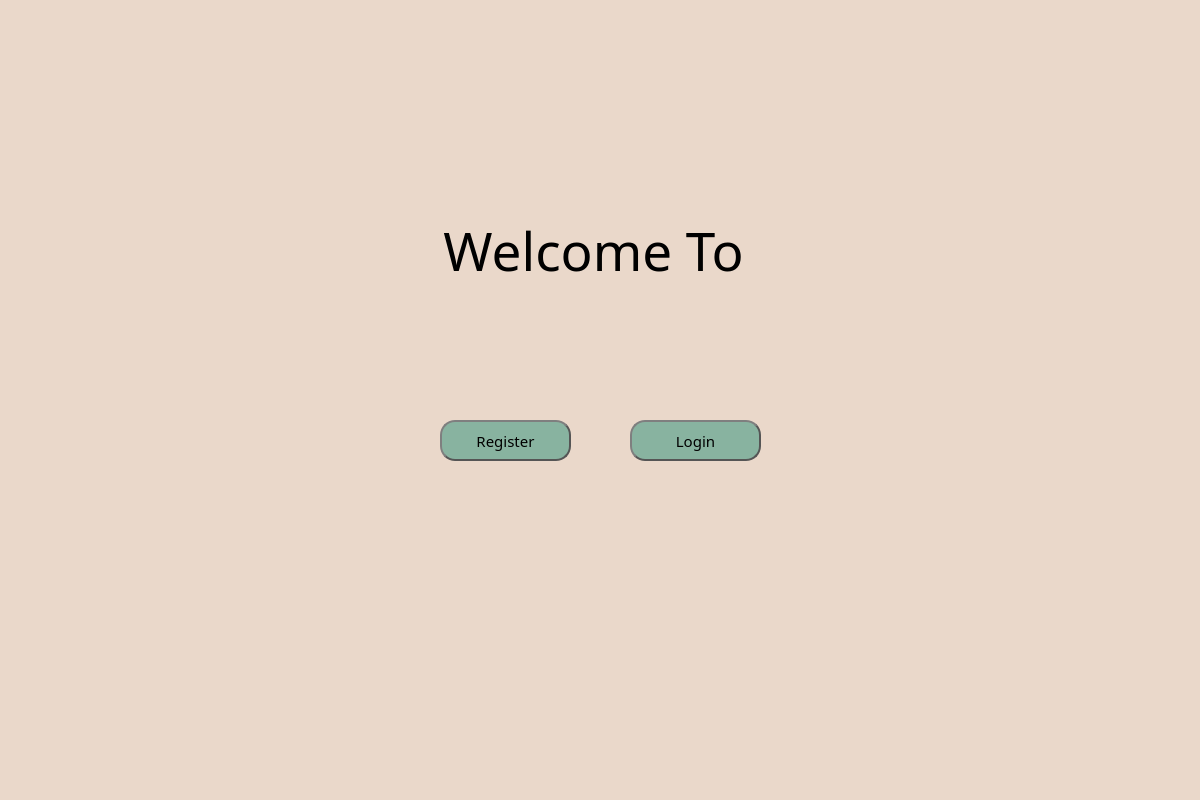
<?xml version="1.0" encoding="UTF-8"?>
<ui version="4.0">
 <class>Dialog</class>
 <widget class="QDialog" name="Dialog">
  <property name="geometry">
   <rect>
    <x>0</x>
    <y>0</y>
    <width>1200</width>
    <height>800</height>
   </rect>
  </property>
  <property name="minimumSize">
   <size>
    <width>1200</width>
    <height>800</height>
   </size>
  </property>
  <property name="maximumSize">
   <size>
    <width>1200</width>
    <height>800</height>
   </size>
  </property>
  <property name="windowTitle">
   <string>Dialog</string>
  </property>
  <widget class="QWidget" name="bgwidget" native="true">
   <property name="geometry">
    <rect>
     <x>0</x>
     <y>0</y>
     <width>1200</width>
     <height>800</height>
    </rect>
   </property>
   <property name="minimumSize">
    <size>
     <width>1200</width>
     <height>800</height>
    </size>
   </property>
   <property name="maximumSize">
    <size>
     <width>1200</width>
     <height>800</height>
    </size>
   </property>
   <property name="autoFillBackground">
    <bool>false</bool>
   </property>
   <property name="styleSheet">
    <string notr="true">QWidget#bgwidget{
background-color: rgb(234, 216, 202);}</string>
   </property>
   <widget class="QLabel" name="WelcomeTo">
    <property name="geometry">
     <rect>
      <x>440</x>
      <y>200</y>
      <width>321</width>
      <height>101</height>
     </rect>
    </property>
    <property name="font">
     <font>
      <family>Sansita</family>
      <pointsize>40</pointsize>
      <weight>10</weight>
      <italic>false</italic>
      <bold>false</bold>
     </font>
    </property>
    <property name="styleSheet">
     <string notr="true">font: 87 40pt &quot;Sansita&quot;;
color : rgb(0, 0, 0) </string>
    </property>
    <property name="text">
     <string>Welcome To </string>
    </property>
    <property name="scaledContents">
     <bool>false</bool>
    </property>
    <property name="alignment">
     <set>Qt::AlignCenter</set>
    </property>
    <property name="wordWrap">
     <bool>false</bool>
    </property>
   </widget>
   <widget class="QLabel" name="Logo">
    <property name="geometry">
     <rect>
      <x>440</x>
      <y>300</y>
      <width>371</width>
      <height>111</height>
     </rect>
    </property>
    <property name="styleSheet">
     <string notr="true">font: 87 26pt &quot;Sansita&quot;;
color : rgb(0, 0, 0) </string>
    </property>
    <property name="text">
     <string/>
    </property>
    <property name="pixmap">
     <pixmap>../../../../../../../../Downloads/1E284E92-8854-46D1-BC93-31B6BD0FC54D-removebg-preview 1.png</pixmap>
    </property>
    <property name="scaledContents">
     <bool>false</bool>
    </property>
    <property name="alignment">
     <set>Qt::AlignCenter</set>
    </property>
   </widget>
   <widget class="QPushButton" name="registerButton">
    <property name="geometry">
     <rect>
      <x>440</x>
      <y>420</y>
      <width>131</width>
      <height>41</height>
     </rect>
    </property>
    <property name="font">
     <font>
      <family>Sansita</family>
      <pointsize>11</pointsize>
     </font>
    </property>
    <property name="styleSheet">
     <string notr="true">QPushButton {
	
    border: 2px solid #555;
    border-radius: 15px;
    border-style: outset;
    background-color : rgb(136, 179, 160);
    padding: 5px;
    }

QPushButton:hover {
	color : white;
     background-color : rgb(85, 170, 127);
    }

QPushButton:pressed {
    border-style: inset;
    background: qradialgradient(
        cx: 0.4, cy: -0.1, fx: 0.4, fy: -0.1,
        radius: 1.35, stop: 0 #fff, stop: 1 #ddd
        );
    }</string>
    </property>
    <property name="text">
     <string>Register</string>
    </property>
    <property name="checkable">
     <bool>false</bool>
    </property>
   </widget>
   <widget class="QPushButton" name="loginButton">
    <property name="geometry">
     <rect>
      <x>630</x>
      <y>420</y>
      <width>131</width>
      <height>41</height>
     </rect>
    </property>
    <property name="font">
     <font>
      <family>Sansita</family>
      <pointsize>11</pointsize>
      <weight>50</weight>
      <bold>false</bold>
     </font>
    </property>
    <property name="cursor">
     <cursorShape>ArrowCursor</cursorShape>
    </property>
    <property name="mouseTracking">
     <bool>false</bool>
    </property>
    <property name="styleSheet">
     <string notr="true">QPushButton {
	
    border: 2px solid #555;
    border-radius: 15px;
    border-style: outset;
    background-color : rgb(136, 179, 160);
    padding: 5px;
    }

QPushButton:hover {
	color : white;
     background-color : rgb(85, 170, 127)
    }

QPushButton:pressed {
    border-style: inset;
    background: qradialgradient(
        cx: 0.4, cy: -0.1, fx: 0.4, fy: -0.1,
        radius: 1.35, stop: 0 #fff, stop: 1 #ddd
        );
    }</string>
    </property>
    <property name="text">
     <string>Login</string>
    </property>
    <property name="checkable">
     <bool>false</bool>
    </property>
   </widget>
   <widget class="QLabel" name="label_3">
    <property name="geometry">
     <rect>
      <x>750</x>
      <y>180</y>
      <width>531</width>
      <height>721</height>
     </rect>
    </property>
    <property name="font">
     <font>
      <family>Sansita</family>
      <pointsize>40</pointsize>
      <weight>10</weight>
      <italic>false</italic>
      <bold>false</bold>
     </font>
    </property>
    <property name="styleSheet">
     <string notr="true">font: 87 40pt &quot;Sansita&quot;;
color : rgb(0, 0, 0) </string>
    </property>
    <property name="text">
     <string/>
    </property>
    <property name="pixmap">
     <pixmap>../../../../../../../../Downloads/Nanashi_Mumei_-_Portrait_02.png</pixmap>
    </property>
    <property name="scaledContents">
     <bool>false</bool>
    </property>
    <property name="alignment">
     <set>Qt::AlignCenter</set>
    </property>
    <property name="wordWrap">
     <bool>false</bool>
    </property>
   </widget>
   <widget class="QLabel" name="label_4">
    <property name="geometry">
     <rect>
      <x>0</x>
      <y>-40</y>
      <width>321</width>
      <height>671</height>
     </rect>
    </property>
    <property name="font">
     <font>
      <family>Sansita</family>
      <pointsize>40</pointsize>
      <weight>10</weight>
      <italic>false</italic>
      <bold>false</bold>
     </font>
    </property>
    <property name="styleSheet">
     <string notr="true">font: 87 40pt &quot;Sansita&quot;;
color : rgb(0, 0, 0) </string>
    </property>
    <property name="text">
     <string/>
    </property>
    <property name="pixmap">
     <pixmap>../../../../../../../../Downloads/transparent-vines-png-8.png</pixmap>
    </property>
    <property name="scaledContents">
     <bool>false</bool>
    </property>
    <property name="alignment">
     <set>Qt::AlignCenter</set>
    </property>
    <property name="wordWrap">
     <bool>false</bool>
    </property>
   </widget>
  </widget>
 </widget>
 <resources/>
 <connections/>
</ui>
